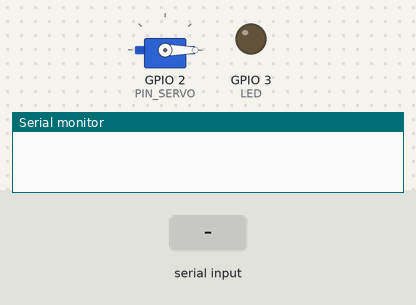
This sketch was run on a simulated ESP32. Shown: servo, output pins drawn as LEDs (lit = HIGH), the last lines printed to the serial monitor. Inputs (shaded band) come from the test bench.

Above: at 1.2 s.
1.3 s: byte 30 received over Serial
At 1.8 s:
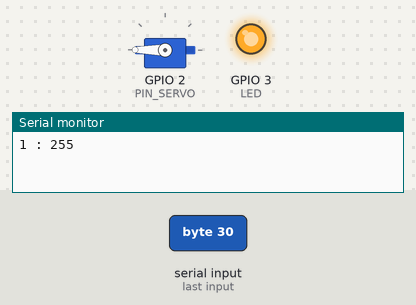
Timing chart, 0 to 4.3 s (numbered marks = the images above; inputs shaded):
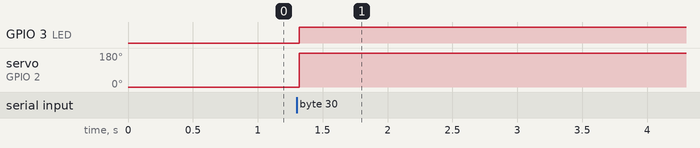

The sketch:

arduino_rec.ino
```cpp
/**
 *
 * e-mail : rachelsysteme@gmail.com
 * gitHub : https://github.com/RS-malik-el
 * Donation : paypal.me/RachelSysteme
 *
 * @AUTHEUR : RACHEL SYSTEME
 * DATE : 17/11/2022
 *
 * * @Board : arduino
 *
 * Réception
 *
 * Ce programme permet de contrôler l'allumage d'une led et le
 * positionnement d'un servomoteur 180°. l'état de la led ainsi
 * que la position de l'angle est reçu via le port série (envoyé
 * depuis une autre carte dans notre cas ESP32)
 *
 * Note: L'appui sur la touche "EN" de l'ESP32 envoie les informations
 * non attendues dans le port série, ce qui crée des bugs dans le programme,
 * car ses informations non attendues seront traité et donnera un comportement
 * indésirable au système. Déconnecter la carte arduino si appuie sur "EN".
*/
#include <Servo.h>

// Pins utilisé
#define PIN_SERVO 2
#define LED       3

Servo servo;
int angle = 0;
bool etat = false;

#define INDEX_LED   0 // index dans le tableau
#define INDEX_ANGLE 1 // index dans le tableau
#define TAILLE      2 // Taille du tableau

// Tableau contenant les données reçu (état led, valeur angle)
uint8_t reception[TAILLE] ={etat,angle};

void setup(){
    // Initialisation de la communication série
    Serial.begin(115200);
    // Configuration de la led
    pinMode(LED,OUTPUT);
    digitalWrite(LED,etat);
    // Configuration du servo
    servo.attach(PIN_SERVO);
    servo.write(angle);

    //Suppression des buffers
    while(Serial.available()){Serial.read();}
}


void loop(){
    // Réception et mise à jour des sorties
    if (Serial.available()){
        delay(10);
        // Reception et stockage des données
        reception[INDEX_LED] = (int) Serial.read();
        delay(10);
        reception[INDEX_ANGLE] = (int) Serial.read();
        // Mise à jour des variables
        etat  = reception[INDEX_LED];
        angle = reception[INDEX_ANGLE];
        // Mise à jour des sorties
        digitalWrite(LED,etat);
        servo.write(angle);
        Serial.print(etat);
        Serial.print(" : ");
        Serial.println(angle);
    }
}
```

Measured:
- after the input at 1.3 s, GPIO 3 (LED): LOW → HIGH at once; servo on GPIO 2 (PIN_SERVO): 0° → 180° at once
